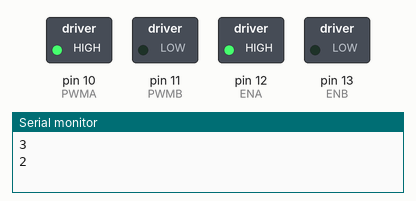
Bench run of a sketch on a simulated Arduino Uno, built with avr-gcc and run on an emulated ATmega328P. Parts: switched loads named in the sketch (green lamp = pin HIGH), the last lines printed to the serial monitor.

Above: at 1.5 s.
At 5.5 s:
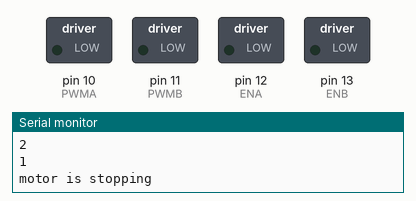
Timing chart, 0 to 10.4 s (numbered marks = the images above):
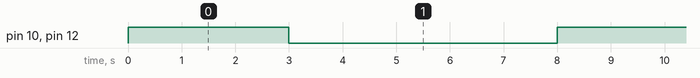

The sketch:

Module_5.5.ino
```cpp
const int PWMA = 10;
const int PWMB = 11;
const int ENA = 12;
const int ENB = 13;


void setup() {
  // put your setup code here, to run once:
pinMode(ENA, OUTPUT);
pinMode(ENB, OUTPUT);
pinMode(PWMA, OUTPUT);
pinMode(PWMB, OUTPUT);

Serial.begin(9600);
}

void loop() {

digitalWrite(ENA, HIGH);
analogWrite(PWMA, 255);
Serial.println("3");
delay(1000);
Serial.println("2");
delay(1000);
Serial.println("1");
delay(1000);

Serial.println("motor is stopping");
digitalWrite(ENA, LOW);
analogWrite(PWMA, 0);
delay(5000);

}
```

Measured:
- by itself, pin 10 (PWMA), pin 12 (ENA): alternates HIGH for 3.0 s and LOW for 5.0 s
